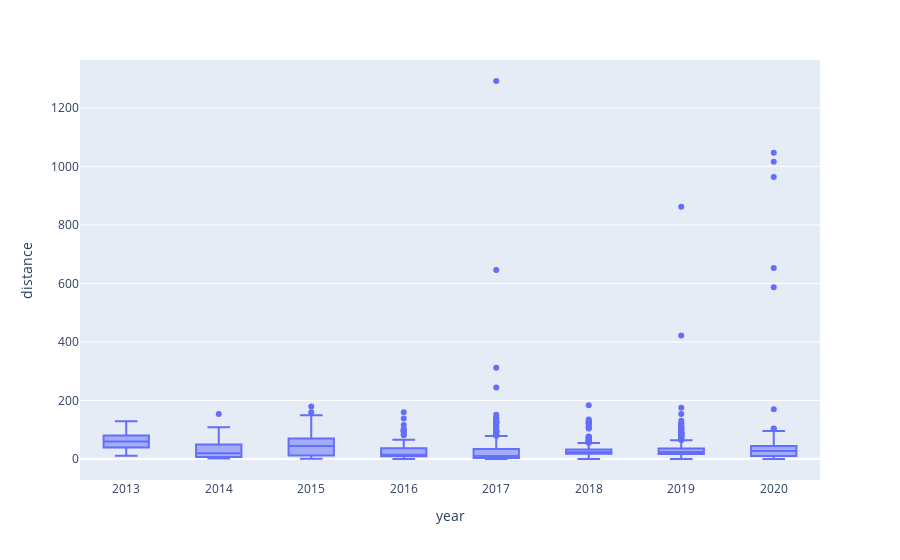

The notebook cell saved with this chart:
### Code cell
#Plot heart rate 
fig = px.box(data_strava, x="year",y="distance")
fig.show()

### Figure 1 — Plotly figure (JSON) as saved in the notebook; plotly's stock layout.template omitted (floating-point values rounded to 4 significant figures; data arrays with more than 128 entries replaced by an {"elided": "..."} marker saying what was removed)
{"data": [{"alignmentgroup": "True", "hovertemplate": "year=%{x}<br>distance=%{y}<extra></extra>", "legendgroup": "", "marker": {"color": "#636efa"}, "name": "", "notched": false, "offsetgroup": "", "orientation": "v", "showlegend": false, "type": "box", "x": {"elided": "1618 str values"}, "x0": " ", "xaxis": "x", "y": {"elided": "1618 str values"}, "y0": " ", "yaxis": "y"}], "layout": {"boxmode": "group", "legend": {"tracegroupgap": 0}, "margin": {"t": 60}, "xaxis": {"anchor": "y", "domain": [0, 1], "title": {"text": "year"}}, "yaxis": {"anchor": "x", "domain": [0, 1], "title": {"text": "distance"}}}}
